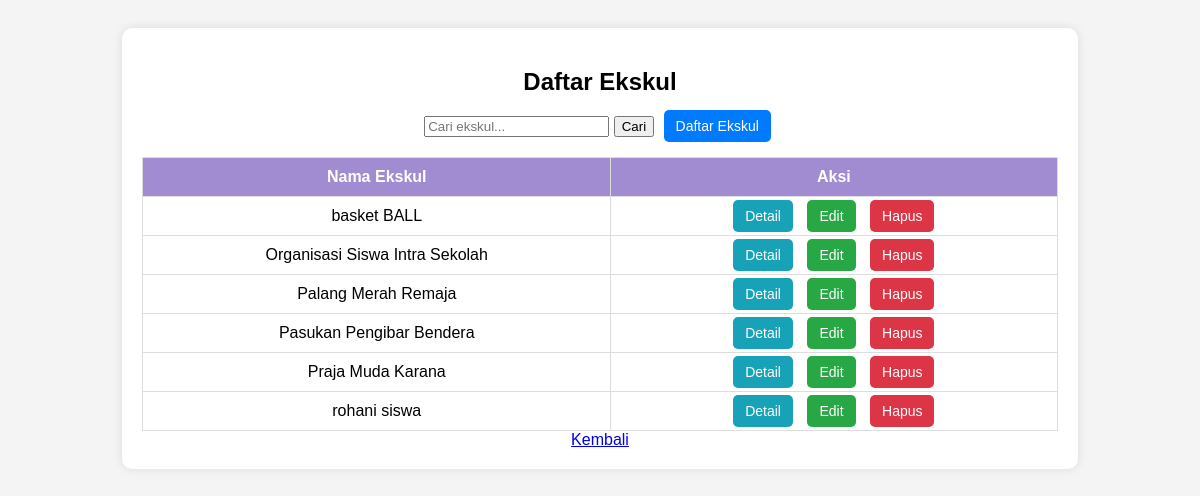
Page /ekskul/daftar_ekskul.php on the committed database.
### tables this page shows
CREATE TABLE `ekskul` (
  `id_ekskul` int(11) NOT NULL,
  `nama_ekskul` varchar(255) NOT NULL,
  `nama_siswa` varchar(255) NOT NULL,
  `desk_umum` varchar(100) NOT NULL,
  `singkatan` varchar(50) NOT NULL,
  `gambar` varchar(100) NOT NULL,
  `id_detail` int(11) DEFAULT NULL,
  `id_siswa` int(11) DEFAULT NULL,
  `nama` varchar(30) NOT NULL
);

### ekskul/daftar_ekskul.php (the view, shortened to what this page needs)
<?php
include 'koneksi.php';
$search = isset($_GET['search']) ? mysqli_real_escape_string($conn, $_GET['search']) : "";
$sql = "SELECT ekskul.id_ekskul, ekskul.nama_ekskul, ekskul.singkatan, ekskul.desk_umum,
               siswa.id_siswa, siswa.nama AS nama_siswa
        FROM ekskul
        LEFT JOIN siswa ON ekskul.id_siswa = siswa.id_siswa";
$sql .= " ORDER BY ekskul.nama_ekskul ASC";
$result = mysqli_query($conn, $sql);
?>
<!DOCTYPE html>
<html lang="id">
<head>
</head>
<body>
    <div class="container">
        <h2>Daftar Ekskul</h2>
        <form method="GET" action="">
            <input type="text" name="search" placeholder="Cari ekskul..." value="<?php echo htmlspecialchars($search); ?>">
            <button type="submit">Cari</button>
            <a href="tambah_ekskul.php" class="btn btn-daftar">Daftar Ekskul</a>
        </form>
        <table>
            <tr>
                <th>Nama Ekskul</th>
                <th>Aksi</th>
            </tr>
            <?php
            if (mysqli_num_rows($result) > 0) {
                while ($row = mysqli_fetch_assoc($result)) {
                    echo "<tr>";
                    echo "<td>" . htmlspecialchars($row['nama_ekskul']) . "</td>";
                    echo "<td>
                        <a href='siswa/daftar_detail.php?id_ekskul=" . urlencode($row['id_ekskul']) . "' class='btn btn-detail'>Detail</a>
                        <a href='edit_ekskul.php?id_ekskul=" . urlencode($row['id_ekskul']) . "' class='btn btn-edit'>Edit</a>
                        <a href='hapus_ekskul.php?id_ekskul=" . urlencode($row['id_ekskul']) . "' class='btn btn-hapus' onclick=\"return confirm('Yakin ingin menghapus ekskul ini?')\">Hapus</a>
                    </td>";
                    echo "</tr>";
                }
            } else {
                echo "<tr><td colspan='5'>Data tidak ditemukan</td></tr>";
            }
            ?>
        </table>
        <a href="dashboard.php">Kembali</a>
    </div>
</body>
</html>

### ekskul/daftar_ekskul.php (style rules this page uses)
body { font-family: Arial, sans-serif; background: #f4f4f4; text-align: center; padding: 20px; }
.container { background: white; padding: 20px; border-radius: 10px; box-shadow: 0 0 10px rgba(0,0,0,0.1); width: 80%; margin: auto; }
table { width: 100%; border-collapse: collapse; margin-top: 20px; }
th, td { border: 1px solid #ddd; padding: 10px; text-align: center; }
th { background: #a18cd1; color: white; }
.btn { padding: 8px 12px; margin: 5px; border: none; color: white; font-size: 14px; cursor: pointer; border-radius: 5px; text-decoration: none; }
.btn-edit { background: #28a745; }
.btn-hapus { background: #dc3545; }
.btn-daftar { background: #007bff; }
.btn-detail { background: #17a2b8; }

### rows in the picture
ekskul: nama_ekskul "basket BALL"
ekskul: nama_ekskul "Organisasi Siswa Intra Sekolah"
ekskul: nama_ekskul "Palang Merah Remaja"
ekskul: nama_ekskul "Pasukan Pengibar Bendera"
ekskul: nama_ekskul "Praja Muda Karana"
ekskul: nama_ekskul "rohani siswa"
